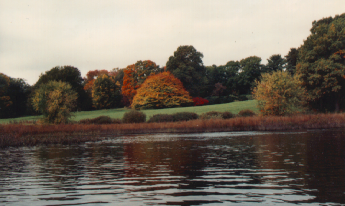
%> input picture image_processing/asset/exp-3/autumn.tif, 345 x 206 px; the run also reads 2 pictures not shown here
$ octave 3.m   (GNU Octave 9; MATLAB toolbox functions it lacks are replaced by stand-ins)
%> lines starting %> are read from the running program, lines starting %| are printed output that depends on the picture; in (x1, y1, x2, y2) boxes, pixels count from 0 and x2, y2 are one past the last pixel; in counts of white or black regions, pixels touching at a corner belong together; the program's own positions count from 1
### image_processing/asset/exp-3/rgb2hsi.m
function [hsi,H,S,I] = rgb2hsi(rgb)
%RGB2HSI Converts an RGB image to HSI.
%   HSI = RGB2HSI(RGB) converts an RGB image to HSI. The input image
%   is assumed to be of size M-by-N-by-3, where the third dimension
%   accounts for three image planes: red, green, and blue, in that
%   order. If all RGB component images are equal, the HSI conversion
%   is undefined. The input image can be of class double (with values
%   in the range [0, 1]), uint8, or uint16.
%
%   The output image, HSI, is of class double, where:
%     hsi(:, :, 1) = hue image normalized to the range [0, 1] by
%                    dividing all angle values by 2*pi.
%     hsi(:, :, 2) = saturation image, in the range [0, 1].
%     hsi(:, :, 3) = intensity image, in the range [0, 1].

%   Copyright 2002-2004 R. C. Gonzalez, R. E. Woods, & S. L. Eddins
%   Digital Image Processing Using MATLAB, Prentice-Hall, 2004
%   $Revision: 1.5 $  $Date: 2005/01/18 13:44:59 $

% Extract the individual component images.
rgb = im2double(rgb);
r = rgb(:, :, 1);
g = rgb(:, :, 2);
b = rgb(:, :, 3);

% Implement the conversion equations.
num = 0.5*((r - g) + (r - b));
den = sqrt((r - g).^2 + (r - b).*(g - b));
theta = acos(num./(den + eps));

H = theta;
H(b > g) = 2*pi - H(b > g);
H = H/(2*pi);

num = min(min(r, g), b);
den = r + g + b;
den(den == 0) = eps;
S = 1 - 3.* num./den;

H(S == 0) = 0;

I = (r + g + b)/3;

% Combine all three results into an hsi image.
hsi = cat(3, H, S, I);

### image_processing/asset/exp-3/hsi2rgb.m
function rgb = hsi2rgb(hsi)
%HSI2RGB Converts an HSI image to RGB.
% RGB = HSI2RGB(HSI) converts an HSI image to RGB, where HSI is
% assumed to be of class double with:
% hsi(:, :, 1) = hue image, assumed to be in the range
% [0, 1] by having been divided by 2*pi.
% hsi(:, :, 2) = saturation image, in the range [0, 1].
% hsi(:, :, 3) = intensity image, in the range [0, 1].
%
% The components of the output image are:
% rgb(:, :, 1) = red.
% rgb(:, :, 2) = green.
% rgb(:, :, 3) = blue.

% Copyright 2002-2004 R. C. Gonzalez, R. E. Woods, & S. L. Eddins
% Digital Image Processing Using MATLAB, Prentice-Hall, 2004
% $Revision: 1.5 $ $Date: 2003/10/13 01:01:06 $

% Extract the individual HSI component images.
H = hsi(:, :, 1) * 2 * pi;
S = hsi(:, :, 2);
I = hsi(:, :, 3);

% Implement the conversion equations.
R = zeros(size(hsi, 1), size(hsi, 2));
G = zeros(size(hsi, 1), size(hsi, 2));
B = zeros(size(hsi, 1), size(hsi, 2));

% RG sector (0 <= H < 2*pi/3).
idx = find( (0 <= H) & (H < 2*pi/3));
B(idx) = I(idx) .* (1 - S(idx));
R(idx) = I(idx) .* (1 + S(idx) .* cos(H(idx)) ./ ...
cos(pi/3 - H(idx)));
G(idx) = 3*I(idx) - (R(idx) + B(idx));

% BG sector (2*pi/3 <= H < 4*pi/3).
idx = find( (2*pi/3 <= H) & (H < 4*pi/3) );
R(idx) = I(idx) .* (1 - S(idx));
G(idx) = I(idx) .* (1 + S(idx) .* cos(H(idx) - 2*pi/3) ./ ...
cos(pi - H(idx)));
B(idx) = 3*I(idx) - (R(idx) + G(idx));

% BR sector.
idx = find( (4*pi/3 <= H) & (H <= 2*pi));
G(idx) = I(idx) .* (1 - S(idx));
B(idx) = I(idx) .* (1 + S(idx) .* cos(H(idx) - 4*pi/3) ./ ...
cos(5*pi/3 - H(idx)));
R(idx) = 3*I(idx) - (G(idx) + B(idx));

% Combine all three results into an RGB image. Clip to [0, 1] to
% compensate for floating-point arithmetic rounding effects.
rgb = cat(3, R, G, B);
rgb = max(min(rgb, 1), 0);

### image_processing/src/exp-3/3.m
% 1.
% (1)
RGB=imread('autumn.tif');
%> RGB is the input picture: size 206x345x3 uint8; mean R, G, B 119.7, 110.2, 98.9
R=RGB(:,:,1);
G=RGB(:,:,2);
B=RGB(:,:,3);
hsv=rgb2hsv(RGB);
%> hsv: size 206x345x3 double; mean H, S, V 0.168, 0.234, 0.474
subplot(231),imshow(RGB),title('原图')
subplot(234),imshow(R),title('R分量')
subplot(235),imshow(G),title('G分量')
subplot(236),imshow(B),title('B分量')
subplot(232),imshow(hsv),title('hsv图像')

% (2)
RGB=imread('autumn.tif');
hsv=rgb2hsv(RGB);
R=RGB(:,:,1);subplot(231),imhist(R),title('原始 R 分量直方图');
G=RGB(:,:,2);subplot(232),imhist(G),title('原始 G 分量直方图');
B=RGB(:,:,3);subplot(233),imhist(B),title('原始 B 分量直方图');
R1=histeq(R);subplot(234),imhist(R1),title('均衡化 R 分量直方图');
G1=histeq(G);subplot(235),imhist(G1),title('均衡化 G 分量直方图');
B1=histeq(B);subplot(236),imhist(B1),title('均衡化 B 分量直方图');
RGB1=cat(3,R1,G1,B1);
hsv1=rgb2hsv(RGB1);
%> hsv1: size 206x345x3 double; mean H, S, V 0.421, 0.249, 0.547
figure
subplot(221),imshow(RGB),title('原始图像');
subplot(222),imshow(hsv),title('原始 HSV 图像');
subplot(223),imshow(RGB1),title('均衡化后图像');
subplot(224),imshow(hsv1),title('均衡化后 hsv 图像')

% (3)
RGB=imread('autumn.tif');
[hsi,H,S,I]=rgb2hsi(RGB);
%> in rgb2hsi, `H(b > g) = 2*pi - H(b > g);`: H: size 206x345 double; min 3.33e-08, max 6.26, mean 1.09
%> in rgb2hsi, `den = r + g + b;`:
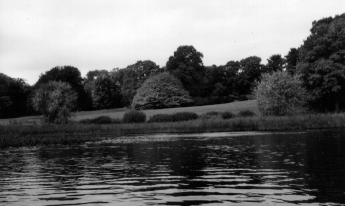
%> den: size 206x345 double; min 0.235, max 2.77, mean 1.29; drawn with min black and max white
%> in rgb2hsi, `S = 1 - 3.* num./den;`:
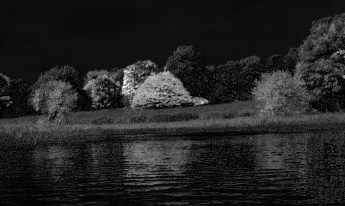
%> S: size 206x345 double; min 0, max 0.986, mean 0.142
%> in rgb2hsi, `H(S == 0) = 0;`:
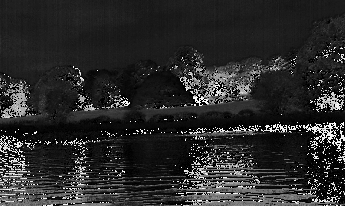
%> H: size 206x345 double; min 0, max 0.996, mean 0.169
%> in rgb2hsi, `hsi = cat(3, H, S, I);`:
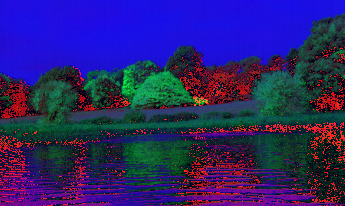
%> hsi: size 206x345x3 double; mean R, G, B 0.169, 0.142, 0.43
subplot(341),imshow(RGB),title('原始图像');
subplot(342),imshow(H),title('H 分量');
subplot(343),imshow(S),title('s 分量');
subplot(344),imshow(I),title('I 分量');
subplot(345),imshow(hsi),title('hsi 图像');
h=fspecial('prewitt');
H1=imfilter(H,h);
S1=imfilter(S,h);
I1=imfilter(I,h);
subplot(346),imshow(H1),title('H 分量锐化');
subplot(347),imshow(S1),title('s 分量锐化');
subplot(348),imshow(I1),title('I 分量锐化');
hsi1=cat(3,H1,S1,I1);
subplot(349),imshow(hsi1),title('新 hsi 图像');
%> after `imshow(hsi1)`:
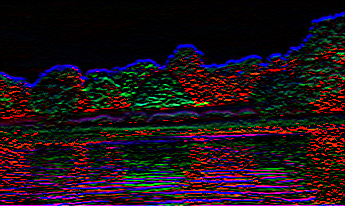
%> displayed picture: size 206x345x3, on the screen's scale of 0 to 255; mean R, G, B 29.6, 16.6, 23.7
RGB1=hsi2rgb(hsi1);
%> in hsi2rgb, `idx = find( (0 <= H) & (H < 2*pi/3));`: idx = 28506 values from 2 to 71069
%> in hsi2rgb, `idx = find( (2*pi/3 <= H) & (H < 4*pi/3) );`: idx = 2768 values from 89 to 70963
%> in hsi2rgb, `R(idx) = I(idx) .* (1 - S(idx));`: R: size 206x345 double; min -2.04, max 2.59, mean 0.0186
%> in hsi2rgb, `G(idx) = I(idx) .* (1 + S(idx) .* cos(H(idx) - 2*pi/3) ./ cos(pi - H(i..`: G: size 206x345 double; min -2.67, max 2.53, mean 0.0169
%> in hsi2rgb, `B(idx) = 3*I(idx) - (R(idx) + G(idx));`:
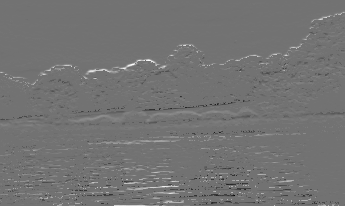
%> B: size 206x345 double; min -2.47, max 3.01, mean 0.0197; drawn with min black and max white
%> in hsi2rgb, `idx = find( (4*pi/3 <= H) & (H <= 2*pi));`: idx = 2912 values from 81 to 71070
%> in hsi2rgb, `G(idx) = I(idx) .* (1 - S(idx));`: G: size 206x345 double; min -2.67, max 2.53, mean 0.0183
%> in hsi2rgb, `B(idx) = I(idx) .* (1 + S(idx) .* cos(H(idx) - 4*pi/3) ./ cos(5*pi/3 -..`: B: size 206x345 double; 4.08% of pixels changed, all inside (x1, y1, x2, y2) = (0, 44, 345, 206)
%> in hsi2rgb, `R(idx) = 3*I(idx) - (G(idx) + B(idx));`:
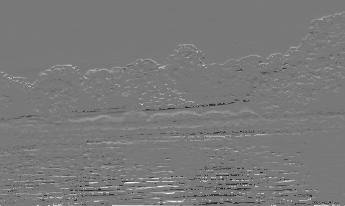
%> R: size 206x345 double; min -2.33, max 2.59, mean 0.018; drawn with min black and max white
subplot(3,4,10),imshow(RGB1),title('新 RGB 图像');

% 2.
% (1)
RGB=imread('lenna_color.jpg');
I=rgb2gray(RGB);
J=grayslice(I,8);
subplot(231),imshow(RGB),title('原始彩色图像');
subplot(232),imshow(I),title('原始灰度图像');
subplot(233),imshow(J,[]),title('8 切片图像');

subplot(234),imshow(RGB),title('原始彩色图像');
subplot(235),imshow(J,hot(8)),title('hot 恢复彩色图像');
subplot(236),imshow(J,cool(8)),title('cool 恢复彩色图像');

% 3.
RGB=imread('flowers.tif');
H=ones(5,5)/25;
RGB1=imfilter(RGB,H);
subplot(1,2,1),imshow(RGB),title('滤波前图像')
subplot(1,2,2),imshow(RGB1),title('滤波后图像')

% 4.
[RGB]=imread('autumn.tif');
subplot(121),imshow(RGB),title('原始图像');
RGBnew(:,:,1)=RGB(:,:,3);RGBnew(:,:,2)=RGB(:,:,1);
RGBnew(:,:,3)=RGB(:,:,2);
subplot(122),imshow(RGBnew),title('假彩色变换后图像');
